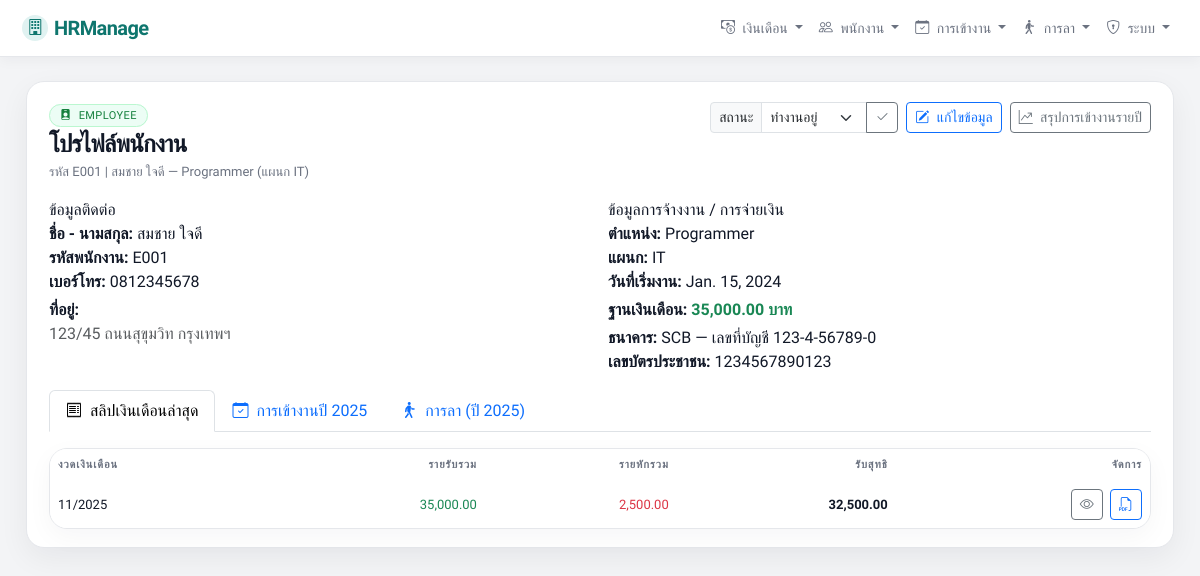
Page /hr/employees/4/ (signed in) on the committed database.
### app_hr/models.py (models this page shows, shortened)
class Employee(models.Model):
    STATUS_CHOICES = (
        ('active', 'ทำงานอยู่'),
        ('inactive', 'ออกแล้ว'),
    )
    user = models.OneToOneField(
        User,
        on_delete=models.SET_NULL,
        null=True,
        blank=True,
        related_name='employee_profile',
        verbose_name="เชื่อมกับ User (สำหรับให้ล็อกอินดูสลิป)"
    )
    address = models.TextField(
        blank=True,
        null=True,
        verbose_name="ที่อยู่ติดต่อ"
    )
    phone_number = models.CharField(
        max_length=20,
        blank=True,
        null=True,
        verbose_name="เบอร์โทรศัพท์"
    )
    code = models.CharField(max_length=50, unique=True, verbose_name="รหัสพนักงาน")
    first_name = models.CharField(max_length=100, verbose_name="ชื่อ")
    last_name = models.CharField(max_length=100, verbose_name="นามสกุล")
    position = models.CharField(max_length=100, blank=True, null=True, verbose_name="ตำแหน่ง")
    department = models.CharField(max_length=100, blank=True, null=True, verbose_name="แผนก")
    hire_date = models.DateField(blank=True, null=True, verbose_name="วันที่เริ่มงาน")
    status = models.CharField(max_length=20, choices=STATUS_CHOICES, default='active')
    base_salary = models.DecimalField(
        max_digits=10,
        decimal_places=2,
        default=0,
        verbose_name="ฐานเงินเดือน / เดือน"
    )
    bank_name = models.CharField(max_length=100, blank=True, null=True, verbose_name="ธนาคาร")
    bank_account_no = models.CharField(max_length=50, blank=True, null=True, verbose_name="เลขบัญชี")
    citizen_id = models.CharField(max_length=20, blank=True, null=True, verbose_name="เลขบัตรประชาชน")

class Payslip(models.Model):
    employee = models.ForeignKey(Employee, on_delete=models.CASCADE, related_name='payslips')
    period = models.ForeignKey(PayrollPeriod, on_delete=models.CASCADE, related_name='payslips')
    gross_income = models.DecimalField(max_digits=12, decimal_places=2, default=0, verbose_name="รายรับรวม")
    total_deduction = models.DecimalField(max_digits=12, decimal_places=2, default=0, verbose_name="รายหักรวม")
    net_income = models.DecimalField(max_digits=12, decimal_places=2, default=0, verbose_name="รับสุทธิ")
    generated_at = models.DateTimeField(auto_now_add=True)
    class Meta:
        unique_together = ('employee', 'period')

class PayrollPeriod(models.Model):
    month = models.IntegerField()   # 1-12
    year = models.IntegerField()
    start_date = models.DateField()
    end_date = models.DateField()
    is_closed = models.BooleanField(default=False, verbose_name="ปิดรอบแล้วหรือไม่")
    created_at = models.DateTimeField(auto_now_add=True)
    created_by = models.ForeignKey(
        User,
        on_delete=models.SET_NULL,
        null=True,
        blank=True,
        related_name='created_payroll_periods'
    )
    class Meta:
        unique_together = ('month', 'year')
        ordering = ['-year', '-month']

### app_hr/views.py (the view, shortened to what this page needs)
# urls.py: path('employees/<int:pk>/', views.employee_detail_view, name='employee_detail'),
@hr_required
def employee_detail_view(request, pk):
    emp = get_object_or_404(Employee, pk=pk)
    today = timezone.now().date()
    year = int(request.GET.get('year', today.year))
    recent_payslips = (
        emp.payslips
        .select_related('period')
        .order_by('-period__year', '-period__month')[:6]
    )
    att_qs = AttendanceRecord.objects.filter(
        employee=emp,
        work_date__year=year,
    )
    status_counts = {
        'present': 0,
        'late': 0,
        'absent': 0,
        'leave': 0,
        'holiday': 0,
    }
    for row in att_qs.values('status').annotate(c=Count('id')):
        status_counts[row['status']] = row['c']
    total_days = att_qs.count()
    leaves_qs = LeaveRecord.objects.filter(
        employee=emp,
        start_date__year=year,
        status='approved',
    ).select_related('leave_type')
    leave_by_type = {}
    for lr in leaves_qs:
        key = lr.leave_type.name if lr.leave_type else 'ไม่ระบุประเภท'
        leave_by_type.setdefault(key, 0)
        leave_by_type[key] += float(lr.days or 0)
    context = {
        'employee': emp,
        'year': year,
        'recent_payslips': recent_payslips,
        'status_counts': status_counts,
        'total_days': total_days,
        'leave_by_type': leave_by_type,
    }
    return render(request, 'app_hr/employee_detail.html', context)

### app_hr/views.py (called while the page is built)
def hr_required(view_func):
    decorated_view_func = login_required(
        user_passes_test(
            lambda u: u.is_staff or u.is_superuser,
        )(view_func)
    )
    return decorated_view_func

### app_hr/templates/app_hr/employee_detail.html (shortened to what this page needs)
{% extends "app_hr/hr_base.html" %}
{% load humanize %}
{% block content %}
<div class="card-soft mb-3">
  <div class="card-soft-inner">
    <div class="d-flex flex-column flex-md-row justify-content-between gap-3 mb-3">
      <div>
        <span class="badge-pill pill-success mb-1">
          <i class="bi bi-person-badge-fill me-1"></i> Employee
        </span>
        <div class="page-title mb-0">
          โปรไฟล์พนักงาน
        </div>
        <div class="page-subtitle">
          รหัส {{ employee.code }} | {{ employee.first_name }} {{ employee.last_name }}
          {% if employee.position %}
            &mdash; {{ employee.position }}
          {% endif %}
          {% if employee.department %}
            (แผนก {{ employee.department }})
          {% endif %}
        </div>
      </div>
      <div class="d-flex flex-wrap gap-2 align-items-start justify-content-md-end">
        <form method="post" class="d-flex align-items-center gap-2">
          <div class="input-group input-group-sm">
            <label class="input-group-text bg-light">
              สถานะ
            </label>
            <select name="status" class="form-select form-select-sm">
              <option value="active" {% if employee.status == 'active' %}selected{% endif %}>
                ทำงานอยู่
              </option>
            </select>
            <button type="submit" class="btn btn-sm btn-outline-secondary">
              <i class="bi bi-check2"></i>
            </button>
          </div>
        </form>
        <a href="{% url 'app_hr:employee_edit' employee.pk %}"
          class="btn btn-outline-primary btn-sm">
          <i class="bi bi-pencil-square me-1"></i> แก้ไขข้อมูล
        </a>
        <a href="{% url 'app_hr:employee_year_summary' employee.pk %}?year={{ year }}"
          class="btn btn-outline-secondary btn-sm">
          <i class="bi bi-graph-up-arrow me-1"></i> สรุปการเข้างานรายปี
        </a>
      </div>
    </div>
    <div class="row g-3 mb-3">
      <div class="col-md-6">
        <div class="metric-card">
          <div class="metric-label">ข้อมูลติดต่อ</div>
          <div class="metric-sub">
            <div><strong>ชื่อ - นามสกุล:</strong> {{ employee.first_name }} {{ employee.last_name }}</div>
            <div><strong>รหัสพนักงาน:</strong> {{ employee.code }}</div>
            <div><strong>เบอร์โทร:</strong> {{ employee.phone_number|default:"-" }}</div>
            <div class="mt-1">
              <strong>ที่อยู่:</strong><br>
              <span class="text-muted">
                {{ employee.address|default:"(ยังไม่ได้ระบุที่อยู่)" }}
              </span>
            </div>
          </div>
        </div>
      </div>
      <div class="col-md-6">
        <div class="metric-card">
          <div class="metric-label">ข้อมูลการจ้างงาน / การจ่ายเงิน</div>
          <div class="metric-sub">
            <div><strong>ตำแหน่ง:</strong> {{ employee.position|default:"-" }}</div>
            <div><strong>แผนก:</strong> {{ employee.department|default:"-" }}</div>
            <div><strong>วันที่เริ่มงาน:</strong>
              {% if employee.hire_date %}
                {{ employee.hire_date }}
              {% else %}
                -
              {% endif %}
            </div>
            <div class="mt-1">
              <strong>ฐานเงินเดือน:</strong>
              <span class="fw-semibold text-success">
                {{ employee.base_salary|default:0|floatformat:2|intcomma }} บาท
              </span>
            </div>
            <div class="mt-1">
              <strong>ธนาคาร:</strong>
              {{ employee.bank_name|default:"-" }}
              {% if employee.bank_account_no %}
                &mdash; เลขที่บัญชี {{ employee.bank_account_no }}
              {% endif %}
            </div>
            <div>
              <strong>เลขบัตรประชาชน:</strong> {{ employee.citizen_id|default:"-" }}
            </div>
          </div>
        </div>
      </div>
    </div>
    <ul class="nav nav-tabs mb-3" role="tablist">
      <li class="nav-item" role="presentation">
        <button class="nav-link active" id="tab-payslip" data-bs-toggle="tab"
                data-bs-target="#pane-payslip" type="button" role="tab">
          <i class="bi bi-receipt me-1"></i> สลิปเงินเดือนล่าสุด
        </button>
      </li>
      <li class="nav-item" role="presentation">
        <button class="nav-link" id="tab-attendance" data-bs-toggle="tab"
                data-bs-target="#pane-attendance" type="button" role="tab">
          <i class="bi bi-calendar-check me-1"></i> การเข้างานปี {{ year }}
        </button>
      </li>
      <li class="nav-item" role="presentation">
        <button class="nav-link" id="tab-leave" data-bs-toggle="tab"
                data-bs-target="#pane-leave" type="button" role="tab">
          <i class="bi bi-person-walking me-1"></i> การลา (ปี {{ year }})
        </button>
      </li>
    </ul>
    <div class="tab-content">
      <div class="tab-pane fade show active" id="pane-payslip" role="tabpanel">
        <div class="table-shell">
          <div class="table-responsive">
            <table class="table table-borderless mb-0 align-middle">
              <thead>
                <tr>
                  <th>งวดเงินเดือน</th>
                  <th class="text-end">รายรับรวม</th>
                  <th class="text-end">รายหักรวม</th>
                  <th class="text-end">รับสุทธิ</th>
                  <th class="text-end">จัดการ</th>
                </tr>
              </thead>
              <tbody>
                {% for p in recent_payslips %}
                  <tr>
                    <td>
                      {{ p.period.month }}/{{ p.period.year }}
                    </td>
                    <td class="text-end text-success">
                      {{ p.gross_income|default:0|floatformat:2|intcomma }}
                    </td>
                    <td class="text-end text-danger">
                      {{ p.total_deduction|default:0|floatformat:2|intcomma }}
                    </td>
                    <td class="text-end fw-semibold">
                      {{ p.net_income|default:0|floatformat:2|intcomma }}
                    </td>
                    <td class="text-end">
                      <a href="{% url 'app_hr:payslip_detail' p.pk %}"
                         class="btn btn-sm btn-outline-secondary">
                        <i class="bi bi-eye"></i>
                      </a>
                      <a href="{% url 'app_hr:payslip_pdf' p.pk %}"
                         class="btn btn-sm btn-outline-primary ms-1">
                        <i class="bi bi-filetype-pdf"></i>
                      </a>
                    </td>
                  </tr>
                {% empty %}
                  <tr>
                    <td colspan="5" class="text-center text-muted py-3">
                      ยังไม่มีสลิปเงินเดือนของพนักงานคนนี้
                    </td>
                  </tr>
                {% endfor %}
              </tbody>
            </table>
          </div>
        </div>
      </div>
    </div>
  </div>
</div>
{% endblock %}

### app_hr/templates/app_hr/hr_base.html (style rules this page uses)
:root { --brand: #0f766e; --brand-soft: #e0f2f1; --bg: #f3f4f6; --card: #ffffff; --border-soft: #e5e7eb; --text-main: #111827; --text-muted: #6b7280; }
* { box-sizing: border-box; }
body { min-height: 100vh; margin: 0; background: var(--bg); color: var(--text-main); font-family: "Prompt", system-ui, -apple-system, BlinkMacSystemFont, "Segoe UI", sans-serif; }
.card-soft { background: var(--card); border-radius: 18px; border: 1px solid var(--border-soft); box-shadow: 0 10px 30px rgba(15, 23, 42, 0.06); }
.card-soft-inner { padding: 18px 18px 16px; }
@media (min-width: 768px) { .card-soft-inner { padding: 20px 22px 18px; } }
.badge-pill { border-radius: 999px; padding: 4px 10px; font-size: 11px; letter-spacing: 0.04em; text-transform: uppercase; }
.pill-success { background: #ecfdf5; color: #15803d; border: 1px solid #bbf7d0; }
.page-title { font-weight: 700; letter-spacing: -0.03em; font-size: clamp(18px, 2.4vw, 24px); margin-bottom: 4px; color: var(--text-main); }
.page-subtitle { color: var(--text-muted); font-size: 13px; }
.table-shell { border-radius: 18px; border: 1px solid var(--border-soft); background: #ffffff; overflow: hidden; box-shadow: 0 8px 26px rgba(15, 23, 42, 0.04); }
.table thead { background: #f9fafb; }
.table thead th { border-bottom-color: var(--border-soft) !important; font-size: 11px; text-transform: uppercase; letter-spacing: 0.08em; color: var(--text-muted); white-space: nowrap; }
.table tbody td { border-color: #f3f4f6; font-size: 13px; color: var(--text-main); vertical-align: middle; }

### rows in the picture
Employee: code "E001", first_name "สมชาย", last_name "ใจดี", position "Programmer", department "IT", status "ทำงานอยู่", phone_number "0812345678", address "123/45 ถนนสุขุมวิท กรุงเทพฯ", hire_date "Jan. 15, 2024", base_salary "35,000.00", bank_name "SCB", bank_account_no "123-4-56789-0", citizen_id "1234567890123"
Payslip: period.month "11", period.year "2025", gross_income "35,000.00", total_deduction "2,500.00", net_income "32,500.00"

### other values in the picture
{{ year }} "2025"
